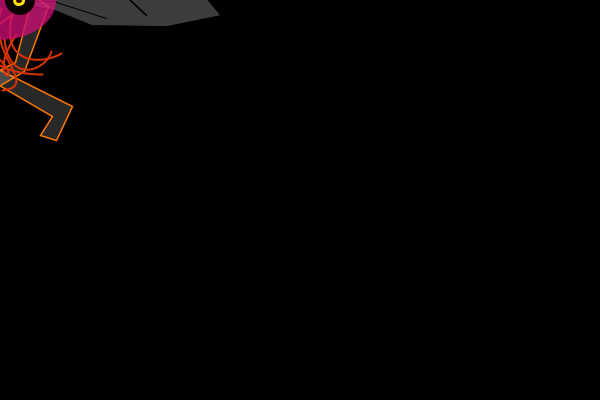
Frame 1 (no input)
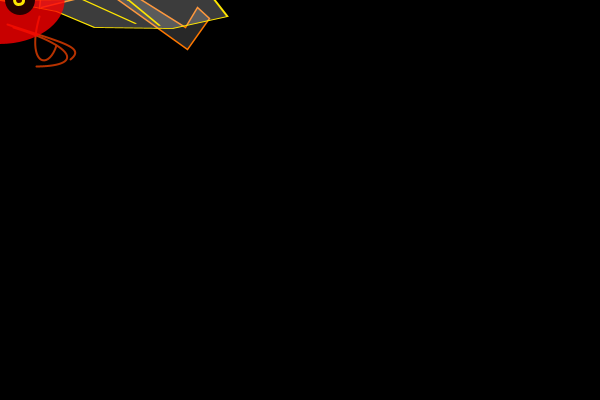
Frame 60 (the mouse pressed at the canvas centre just before this capture)
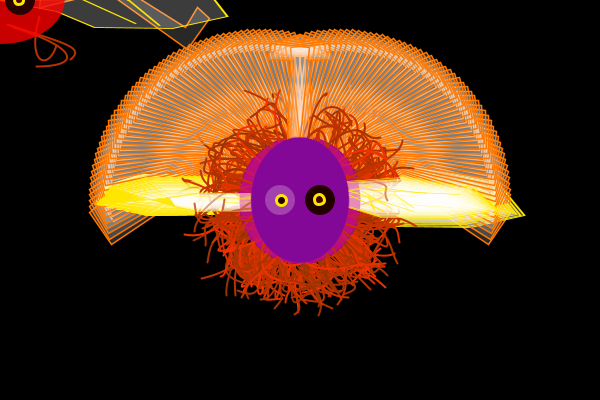
Frame 120 (the mouse held since frame 60 and released just before this capture)

The Processing sketch that drew these frames (run headless with seeded random() and noise(); from frame 60 on, the mouse is pressed at the canvas centre):

// Processing sketch: processing_9956
// ── processing_9956.pde


  void setup()
  {
    size(600,400);
    background(0);
    smooth();
    frameRate (15);
  }
  
  void draw()
  {
  beine( mouseX, mouseY );
  haare (mouseX,mouseY);
  ohren( mouseX, mouseY );
  psychoBauch( mouseX, mouseY );
  augen (mouseX,mouseY);
}
      
void psychoBauch( float x1, float y1 )
{
    pushStyle();
    pushMatrix();
    
    color[] bunt = new color [] {
    color (255, 0, 0,200), 
    color(#CB0E74,200),
    color (#840898)
    };
    
    int f = int (random(bunt.length));
    
  fill( bunt[f] );
  noStroke(); 
  ellipse(x1, y1, 100+(random(-30,30)), 100+(random(-30, 30))); 
 
  popMatrix();
  popStyle(); 
}
 
void beine ( int x, int y )
{
    if (mousePressed != true) {background(0);}
    
    pushStyle();
    pushMatrix();
    
    float i = frameCount*2;
    
    x -= 140;
    y -= 100;

    translate (x+100,y+100);
    rotate (radians (i));
    stroke (255,120,0);
    strokeWeight (1.5);
    fill (255,40);
    scale (-1,1);
    beginShape();
    vertex( -7.36 , -4.36 );
    vertex( 8.09 , 6.54 );
    vertex( -18.27 , 71.09 );
    vertex( -96.45 , 112.9 );
    vertex( -85.54 , 132.9 );
    vertex( -101.0 , 137.45 );
    vertex( -116.45 , 102.9 );
    vertex( -26.45 , 62.0 );
    vertex( -7.36 , -2.54 );
    endShape();
    popMatrix ();

    pushMatrix();
    translate (x+180,y+100);
    rotate (radians (-i));

    beginShape();
    vertex( -7.36 , -4.36 );
    vertex( 8.09 , 6.54 );
    vertex( -18.27 , 71.09 );
    vertex( -96.45 , 112.9 );
    vertex( -85.54 , 132.9 );
    vertex( -101.0 , 137.45 );
    vertex( -116.45 , 102.9 );
    vertex( -26.45 , 62.0 );
    vertex( -7.36 , -2.54 );
    endShape();
    
    popMatrix();
    popStyle();
  }
  
void augen ( float x, float y )
{
    auge(x - 20, y, 30, 30);
    auge(x + 20, y, 30, 30);
}


void auge ( float pos1, float pos2, float rad1, float rad2)
{
    //pushStyle();
    pushMatrix();
    noStroke();
    ellipse( pos1, pos2, rad1, rad2);
    fill(random (100), 0, 0 );
    stroke(255, 230, 0);

    float a = atan2( mouseY-pos2, mouseX-pos1 );
    float d = dist( mouseX, mouseY, pos1, pos2 );
    translate( pos1, pos2 );
    rotate(a);
    translate( d / 20, 0 );
    ellipse( 0,0, rad1/3, rad2/3 );
    popMatrix();
    //popStyle();
}
  
void ohren ( float x, float y )
{
    frankenrechtesohr( mouseX, mouseY, 0.25, 0 );
    frankenlinkesohr( mouseX, mouseY, 0.25, 0 );
}

void frankenrechtesohr( float xx, float yy, float sc, float rrr)
{
    //pushStyle();
    pushMatrix();

    translate( xx, yy );
    rotate(rrr);
    float fff = frameCount / 20.0;
    scale( (3+sin(fff))*sc, (1+sin(fff))*sc );

    fill (255, 60);
    //stroke (120,230,0);
    strokeWeight( 3 );

    beginShape();
    vertex( 0.0 , 0.0 );
    vertex( 45.0 , -96.0 );
    vertex( 150.0 , -124.0 );
    vertex( 254.0 , -69.0 );
    vertex( 290.0 , 58.0 );
    vertex( 220.0 , 100.0 );
    vertex( 120.0 , 97.0 );
    vertex( 72.0 , 39.0 );
    vertex( 0.0 , 0.0 );
    endShape( CLOSE );

    ohrhaarerechts();
    ohrhaarerechts();
    ohrhaarerechts();

    popMatrix();
    //popStyle();
}

void ohrhaarerechts()
{
    float a = random( 45, 160 );
    float b = random( -80, 10 );
    float c = random( 110, 240 );
    float d = random( -50, 90 );
    line( 0, 0, a, b );
    line( a, b, c, d );
}

int ggg;
float sss;

void frankenlinkesohr( float xx, float yy, float sc, float rrr)
{
    pushStyle();
    pushMatrix();

    translate( xx, yy );
    rotate( rrr );
    strokeWeight( 3 );
    sss+=0.03;
    scale( (3+sin(sss))*sc, (sin(sss))*sc );

    beginShape();
    vertex( 0.0 , 0.0 );
    vertex( -49.0 , -95.0 );
    vertex( -103.0 , -105.0 );
    vertex( -160.0 , -106.0 );
    vertex( -196.0 , -58.0 );
    vertex( -206.0 , 20.0 );
    vertex( -154.0 , 64.0 );
    vertex( -81.0 , 61.0 );
    vertex( -47.0 , 22.0 );
    vertex( -24.0 , 2.0 );
    vertex( 0.0 , 0.0 );
    endShape( CLOSE );

    linkeohrhaare();
    linkeohrhaare();
    linkeohrhaare();
    linkeohrhaare();
    linkeohrhaare();

    popMatrix();
    //popStyle();
}

void linkeohrhaare()
{
    line( 0, 0, random( -170, -70 ), random( -50, 50 ) );
}
  
  void haare(float x, float y)
  {  
  pushStyle();
  pushMatrix();
  
  stroke (random(150,255), 50, 0 );
  strokeWeight (2); 
  noFill ();
  translate( x, y );

  rotate ( radians (frameCount * 8));
  bezier ( random(40),random(40), random(90),random(40,90), random(40,90),random(40,90), random(20,90),random(20,90)); 
  rotate ( radians (frameCount * 8));
  bezier ( random(40),random(40), random(90),random(40,90), random(40,90),random(40,90), random(20,90),random(20,90)); 
  rotate ( radians (frameCount * 8));
  bezier ( random(40),random(40), random(90),random(40,90), random(40,90),random(40,90), random(20,90),random(20,90)); 
  rotate ( radians (frameCount * 8));
  bezier ( random(40),random(40), random(90),random(40,90), random(40,90),random(40,90), random(20,90),random(20,90)); 
  rotate ( radians (frameCount * 8));
  bezier ( random(40),random(40), random(90),random(40,90), random(40,90),random(40,90), random(20,90),random(20,90)); 
  rotate ( radians (frameCount * 8));
  bezier ( random(40),random(40), random(90),random(40,90), random(40,90),random(40,90), random(20,90),random(20,90)); 
  rotate ( radians (frameCount * 8));
  bezier ( random(40),random(40), random(90),random(40,90), random(40,90),random(40,90), random(20,90),random(20,90)); 
  rotate ( radians (frameCount * 8));
  bezier ( random(40),random(40), random(90),random(40,90), random(40,90),random(40,90), random(20,90),random(20,90)); 
  rotate ( radians (frameCount * 8));
  bezier ( random(40),random(40), random(90),random(40,90), random(40,90),random(40,90), random(20,90),random(20,90)); 
  rotate ( radians (frameCount * 8));
  bezier ( random(40),random(40), random(90),random(40,90), random(40,90),random(40,90), random(20,90),random(20,90)); 
   
  popMatrix();
  popStyle();
  }

  
  
  
  
  
  
  
  
  
